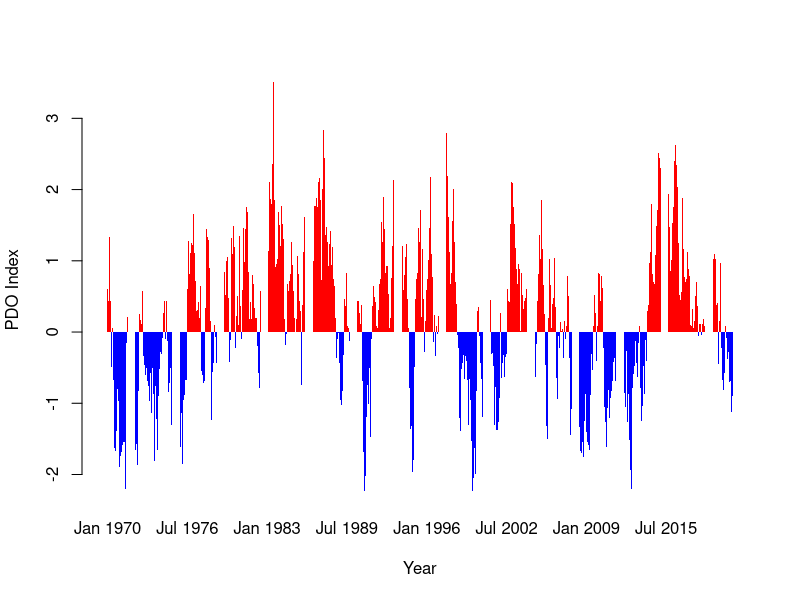

Generate this figure with R:
# plot PDO

library(here)
library(tidyverse)
library(zoo)
#install.packages('chron')
library(chron)

PDO <- read_csv(here('data//PDOindex.csv'))

PDO$DATE <- format(as.Date(PDO$time, format='%m/%d/%Y'),'%b %Y') # creates the Mon-Year format
#PDO$YEAR <- format(as.Date(PDO$time, format='%m/%d/%Y'),'%Y')
glimpse(PDO)
head(PDO)

barplot(height=PDO$INDEX,
        col=ifelse(PDO$INDEX>0,'red','blue'), border=NA,
        ylab='PDO Index', xlab='Year', names.arg=PDO$DATE)
